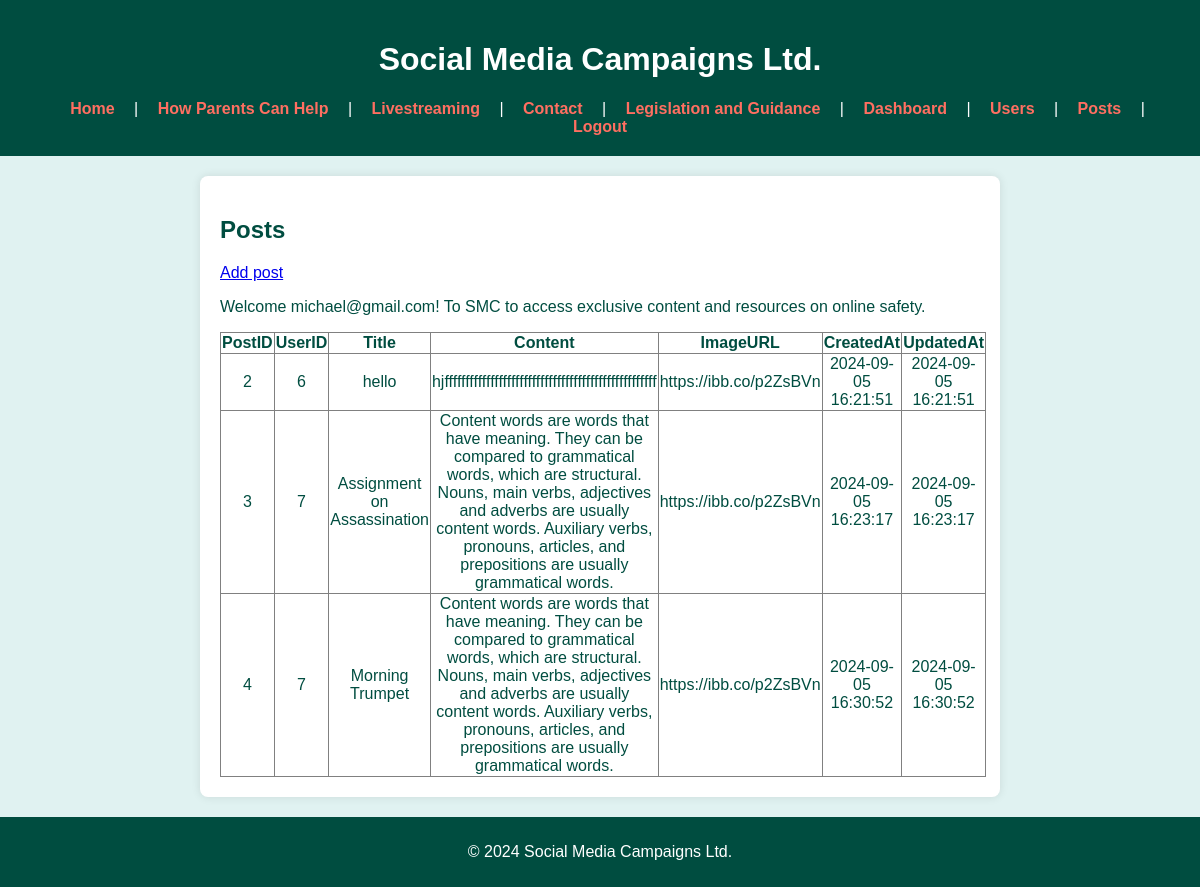
Page /posts.php (signed in) on the committed database.
### tables this page shows
CREATE TABLE `posts` (
  `postID` int(11) NOT NULL,
  `userID` int(11) NOT NULL,
  `title` varchar(100) NOT NULL,
  `content` text NOT NULL,
  `imageURL` varchar(255) DEFAULT NULL,
  `createdAt` datetime DEFAULT current_timestamp(),
  `updatedAt` datetime DEFAULT current_timestamp() ON UPDATE current_timestamp()
);

### posts.php (the view, shortened to what this page needs)
<?php
require('db.php');
?>
<!DOCTYPE html>
<html lang="en">
<head>
    <link rel="stylesheet" href="main.css">
</head>
<body>
    <header>
        <h1>Social Media Campaigns Ltd.</h1>
        <nav>
            <a href="index.html">Home</a> |
            <a href="how-parents-can-help.html">How Parents Can Help</a> |
            <a href="livestreaming.html">Livestreaming</a> |
            <a href="contact.html">Contact</a> |
            <a href="legislation-and-guidance.html">Legislation and Guidance</a> |
            <a href="dashboard.php">Dashboard</a> |
            <a href="viewusers.php">Users</a> |
            <a href="posts.php">Posts</a> |
            <a href="logout.php">Logout</a>
        </nav>
    </header>
    <main class="container">
        <h2>Posts</h2>
        <a href="createpost.php">Add post</a>
        <p>Welcome <?php echo $_SESSION['email']; ?>! To SMC to access exclusive content and resources on online safety.</p>
        <table width="100%" border="1" style="border-collapse:collapse;" >
            <thead>
                <tr>
                <th><strong>PostID</strong></th>
                <th><strong>UserID</strong></th>
                <th><strong>Title</strong></th>
                <th><strong>Content</strong></th>
                <th><strong>ImageURL</strong></th>
                <th><strong>CreatedAt</strong></th>
                <th><strong>UpdatedAt</strong></th>
                </tr>
            </thead>
            <tbody>
                <?php
                $count=1;
                $sel_query="Select * from posts ORDER BY postID asc;";
                $result = mysqli_query($con,$sel_query) or die(mysqli_error($con));
                while($row = mysqli_fetch_assoc($result)) { ?>
                <tr>
                <td align="center"><?php echo $row["postID"]; ?></td>
                <td align="center"><?php echo $row["userID"]; ?></td>
                <td align="center"><?php echo $row["title"]; ?></td>
                <td align="center"><?php echo $row["content"]; ?></td>
                <td align="center"><?php echo $row["imageURL"]; ?></td>
                <td align="center"><?php echo $row["createdAt"]; ?></td>
                <td align="center"><?php echo $row["updatedAt"]; ?></td>
                </tr>
                <?php $count++; } ?>
            </tbody>
        </table>
    </main>
    <footer>
        <p>&copy; 2024 Social Media Campaigns Ltd.</p>
    </footer>
</body>
</html>

### main.css (style rules this page uses)
body { font-family: Arial, sans-serif; color: #004d40; margin: 0; padding: 0; background-color: #e0f2f1; display: flex; flex-direction: column; min-height: 100vh; }
header { background-color: #004d40; color: #fff; padding: 20px; text-align: center; }
nav a { color: #ff6f61; margin: 0 15px; text-decoration: none; font-weight: bold; transition: color 0.3s, opacity 0.3s; }
main { padding: 20px; background-color: #fff; margin: 20px auto; max-width: 800px; box-shadow: 0 0 10px rgba(0, 0, 0, 0.1); border-radius: 8px; box-sizing: border-box; flex-grow: 0; flex-shrink: 0; }
footer { background-color: #004d40; color: #fff; text-align: center; padding: 10px; width: 100%; box-sizing: border-box; margin-top: auto; }

### rows in the picture
posts: postID "2", userID "6", title "hello", content "hjfffffffffffffffffffffffffffffffffffffffffffffffffff", imageURL "https://ibb.co/p2ZsBVn", createdAt "2024-09-05 16:21:51", updatedAt "2024-09-05 16:21:51"
posts: postID "3", userID "7", title "Assignment on Assassination", content "Content words are words that have meaning. They can be compared to grammatical words, which are structural. Nouns, main verbs, adjectives and adverbs are usually content words. Auxiliary verbs, pronouns, articles, and prepositions are usually grammatical words.", imageURL "https://ibb.co/p2ZsBVn", createdAt "2024-09-05 16:23:17", updatedAt "2024-09-05 16:23:17"
posts: postID "4", userID "7", title "Morning Trumpet", content "Content words are words that have meaning. They can be compared to grammatical words, which are structural. Nouns, main verbs, adjectives and adverbs are usually content words. Auxiliary verbs, pronouns, articles, and prepositions are usually grammatical words.", imageURL "https://ibb.co/p2ZsBVn", createdAt "2024-09-05 16:30:52", updatedAt "2024-09-05 16:30:52"

### other values in the picture
$_SESSION['email'] "michael@gmail.com"
